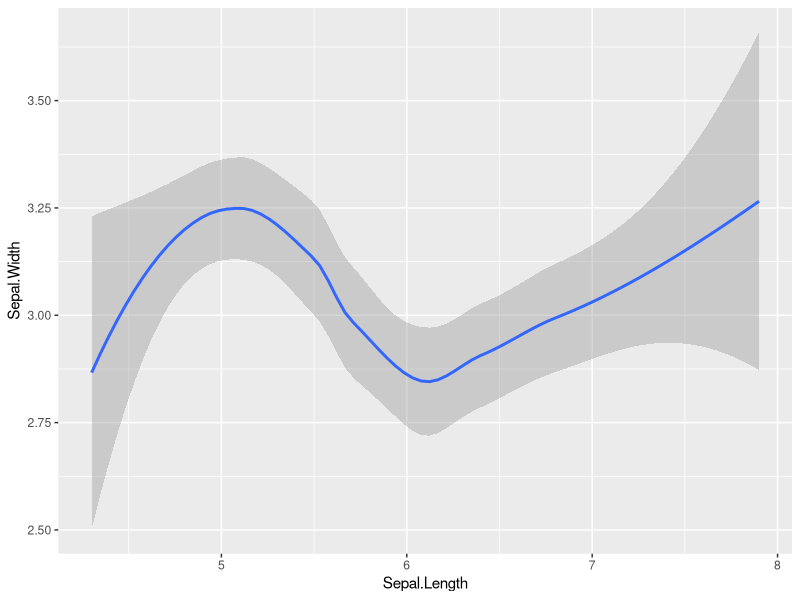
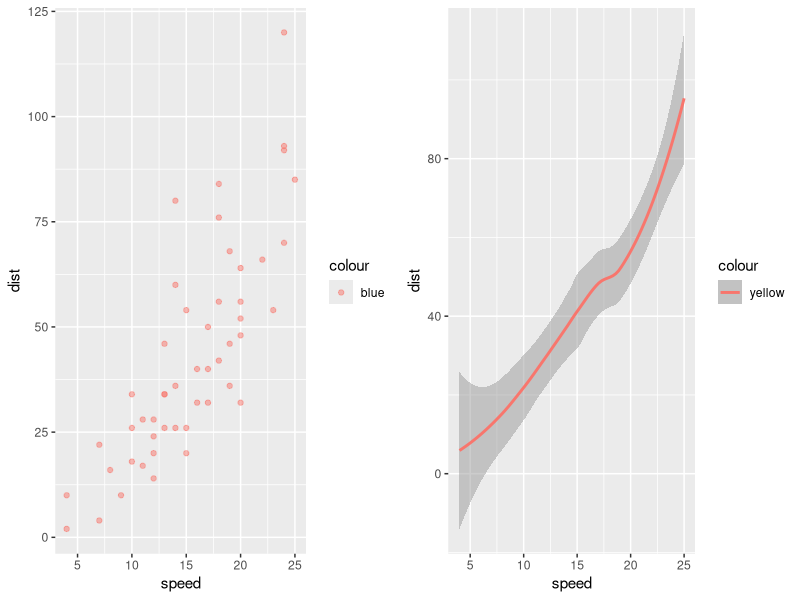

Here is the R script that generated these plots, in order:
## ---- chunk 1
library(ggplot2) 
head(iris) 
## ---- chunk 2
ggplot(iris ,aes(x = Sepal.Length , y = Sepal.Width))+          
  geom_smooth()
## ---- chunk 3
library(ggplot2) 
library(gridExtra) 

plot1 <- ggplot(cars, aes(x = speed, y = dist, color = "blue")) +  
  geom_point(alpha = 0.5)  
  

plot2 <- ggplot(cars, aes(x = speed, y = dist, color = "yellow")) +
  geom_smooth (alpha = 0.5) 
  
grid.arrange(plot1, plot2, ncol = 2)
